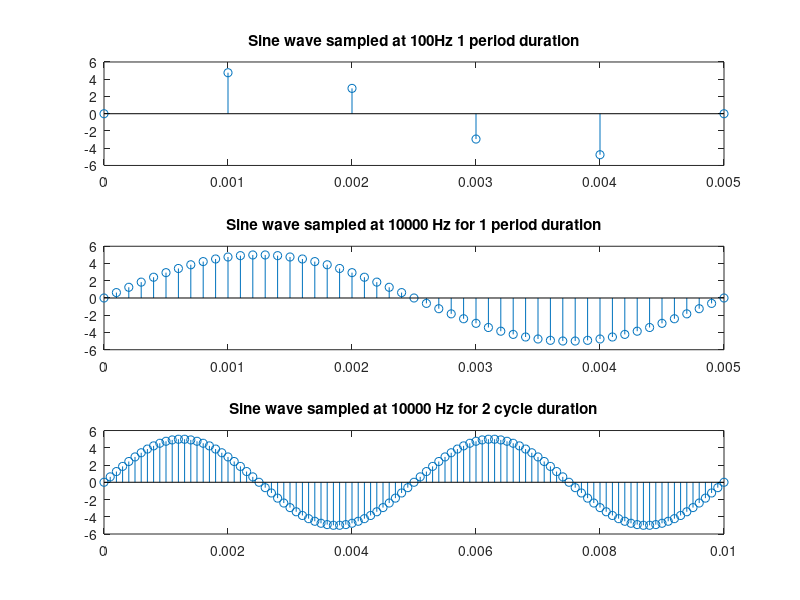

Write MATLAB code to recreate this figure.
clc;
clear all;
close all;

Fs=1000;
f=200;
t=0:1/Fs:(1/f);
x=5*sin(2*pi*f*t);

subplot(3,1,1), stem(t,x);
title('Sine wave sampled at 100Hz 1 period duration');
ylabel=('Amplitude');

Fs1=10000;
f=200;
t=0:1/Fs1:(1/f);

x=5*sin(2*pi*f*t);
subplot(3,1,2), stem(t,x);
title('Sine wave sampled at 10000 Hz for 1 period duration');
ylabel=('Amplitude');

Fs1=10000;
t=0:1/Fs1:(2/f);
x=5*sin(2*pi*f*t);
subplot(3,1,3), stem(t,x);
title('Sine wave sampled at 10000 Hz for 2 cycle duration');
ylabel=('Amplitude');
xlabel=('x-->');